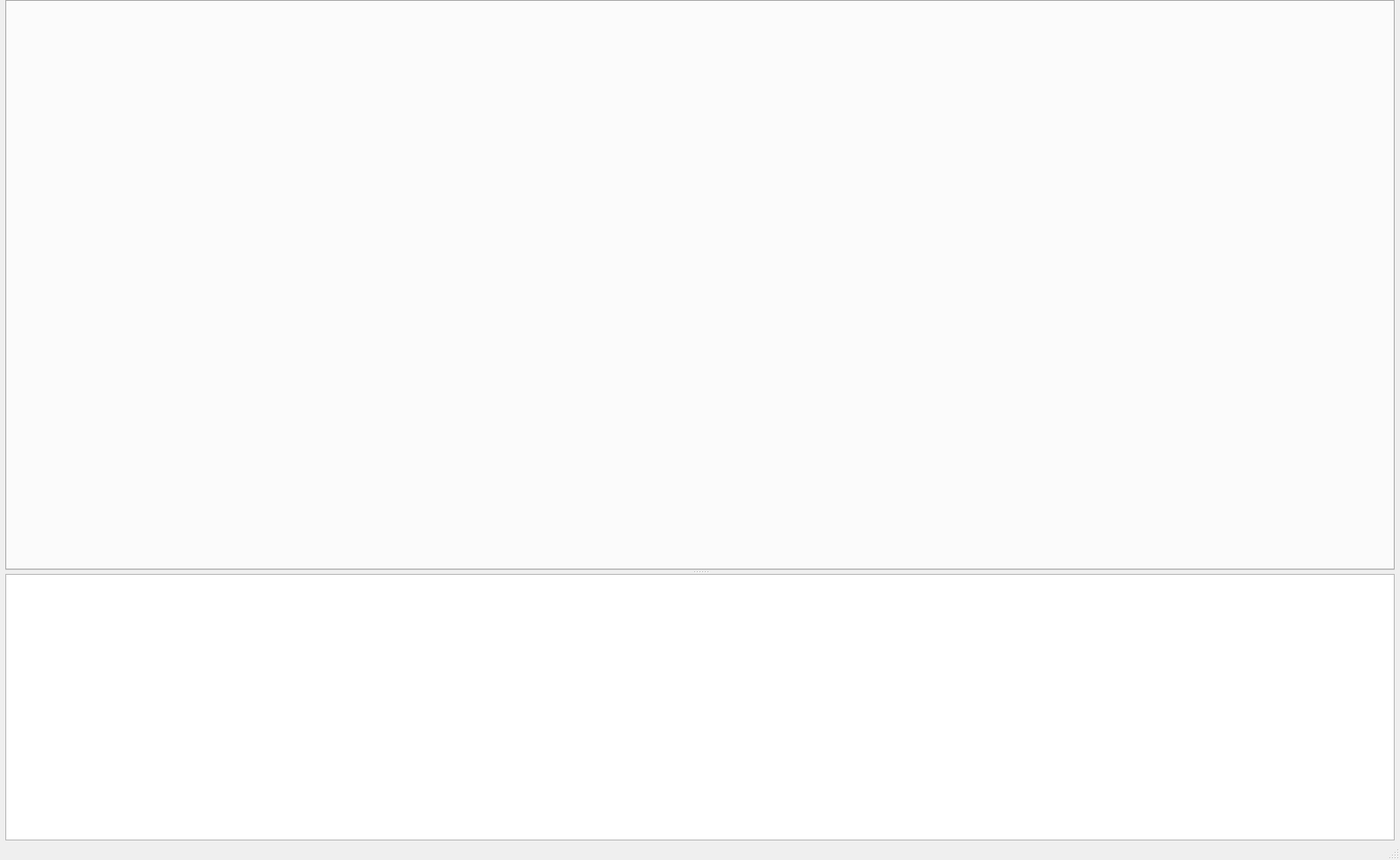
<?xml version="1.0" encoding="UTF-8"?>
<ui version="4.0">
 <class>daquiri</class>
 <widget class="QMainWindow" name="daquiri">
  <property name="geometry">
   <rect>
    <x>0</x>
    <y>0</y>
    <width>1575</width>
    <height>968</height>
   </rect>
  </property>
  <property name="windowTitle">
   <string>daquiri</string>
  </property>
  <property name="windowIcon">
   <iconset resource="resources/daquiri.qrc">
    <normaloff>:/icons/noun_583391_cc_b.png</normaloff>:/icons/noun_583391_cc_b.png</iconset>
  </property>
  <property name="iconSize">
   <size>
    <width>18</width>
    <height>18</height>
   </size>
  </property>
  <property name="documentMode">
   <bool>false</bool>
  </property>
  <widget class="QWidget" name="centralWidget">
   <layout class="QGridLayout" name="gridLayout_2">
    <property name="leftMargin">
     <number>6</number>
    </property>
    <property name="topMargin">
     <number>0</number>
    </property>
    <property name="rightMargin">
     <number>6</number>
    </property>
    <property name="bottomMargin">
     <number>0</number>
    </property>
    <item row="0" column="0">
     <widget class="QSplitter" name="splitter">
      <property name="orientation">
       <enum>Qt::Vertical</enum>
      </property>
      <widget class="QTabWidget" name="tabs">
       <property name="enabled">
        <bool>true</bool>
       </property>
       <property name="sizePolicy">
        <sizepolicy hsizetype="Preferred" vsizetype="Expanding">
         <horstretch>0</horstretch>
         <verstretch>0</verstretch>
        </sizepolicy>
       </property>
       <property name="minimumSize">
        <size>
         <width>0</width>
         <height>0</height>
        </size>
       </property>
       <property name="maximumSize">
        <size>
         <width>16777215</width>
         <height>16777215</height>
        </size>
       </property>
       <property name="currentIndex">
        <number>-1</number>
       </property>
       <property name="elideMode">
        <enum>Qt::ElideNone</enum>
       </property>
       <property name="documentMode">
        <bool>false</bool>
       </property>
       <property name="tabsClosable">
        <bool>false</bool>
       </property>
       <property name="movable">
        <bool>true</bool>
       </property>
      </widget>
      <widget class="QTextEdit" name="logBox">
       <property name="sizePolicy">
        <sizepolicy hsizetype="Preferred" vsizetype="Fixed">
         <horstretch>0</horstretch>
         <verstretch>0</verstretch>
        </sizepolicy>
       </property>
       <property name="minimumSize">
        <size>
         <width>0</width>
         <height>50</height>
        </size>
       </property>
       <property name="maximumSize">
        <size>
         <width>16777215</width>
         <height>300</height>
        </size>
       </property>
       <property name="baseSize">
        <size>
         <width>0</width>
         <height>100</height>
        </size>
       </property>
       <property name="acceptDrops">
        <bool>false</bool>
       </property>
       <property name="undoRedoEnabled">
        <bool>false</bool>
       </property>
       <property name="textInteractionFlags">
        <set>Qt::TextSelectableByKeyboard|Qt::TextSelectableByMouse</set>
       </property>
      </widget>
     </widget>
    </item>
   </layout>
  </widget>
  <widget class="QStatusBar" name="statusBar"/>
 </widget>
 <layoutdefault spacing="6" margin="11"/>
 <resources>
  <include location="resources/daquiri.qrc"/>
 </resources>
 <connections/>
</ui>
